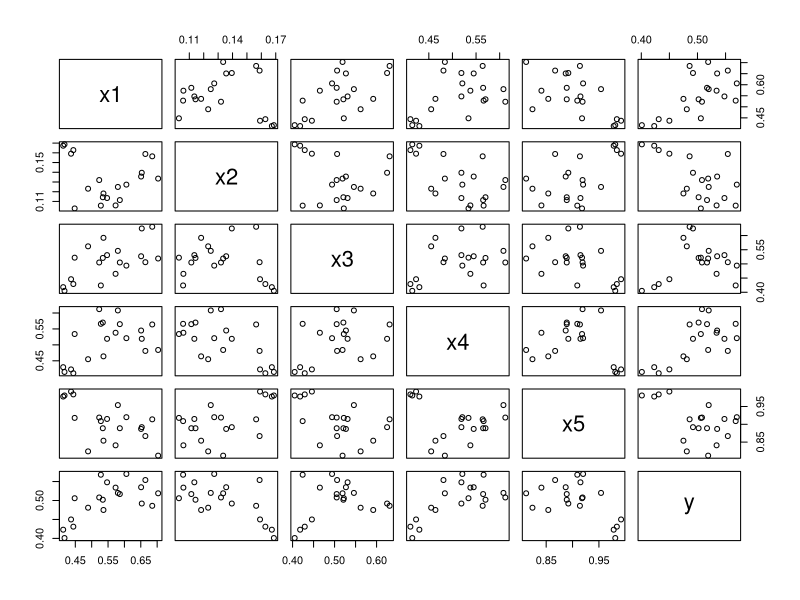

Reproduce this figure in R.
library(robustbase)


### Name: wood
### Title: Modified Data on Wood Specific Gravity
### Aliases: wood
### Keywords: datasets

### ** Examples

data(wood)
plot(wood)
summary( lm.wood <-        lm(y ~ ., data = wood))
summary(rlm.wood <- MASS::rlm(y ~ ., data = wood))
summary(lts.wood <-    ltsReg(y ~ ., data = wood))

wood.x <- as.matrix(wood)[,1:5]
c_wood <- covMcd(wood.x)
c_wood
